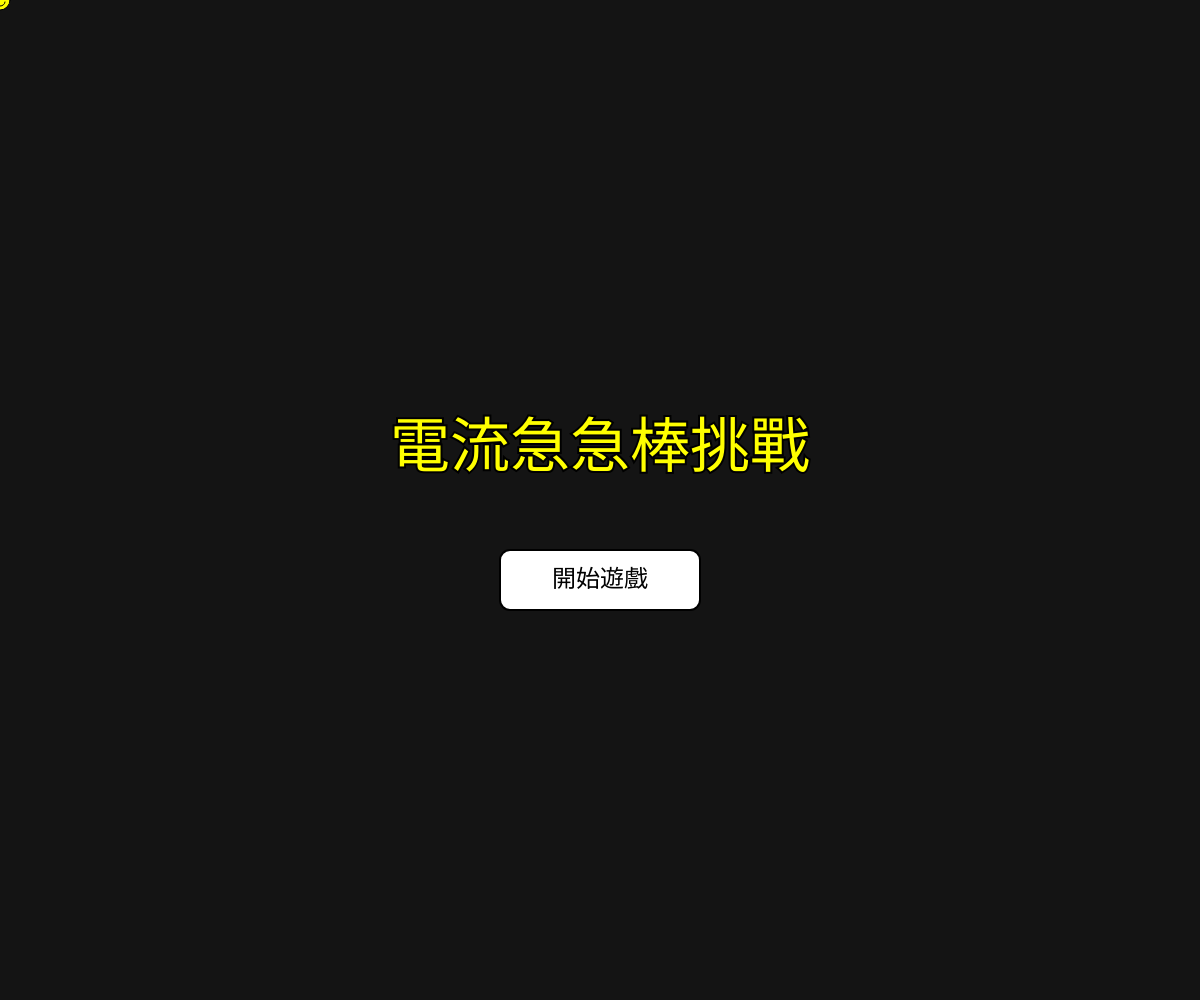
Frame 1 (no input)
Frame 60 (no input): identical to frame 1, image omitted
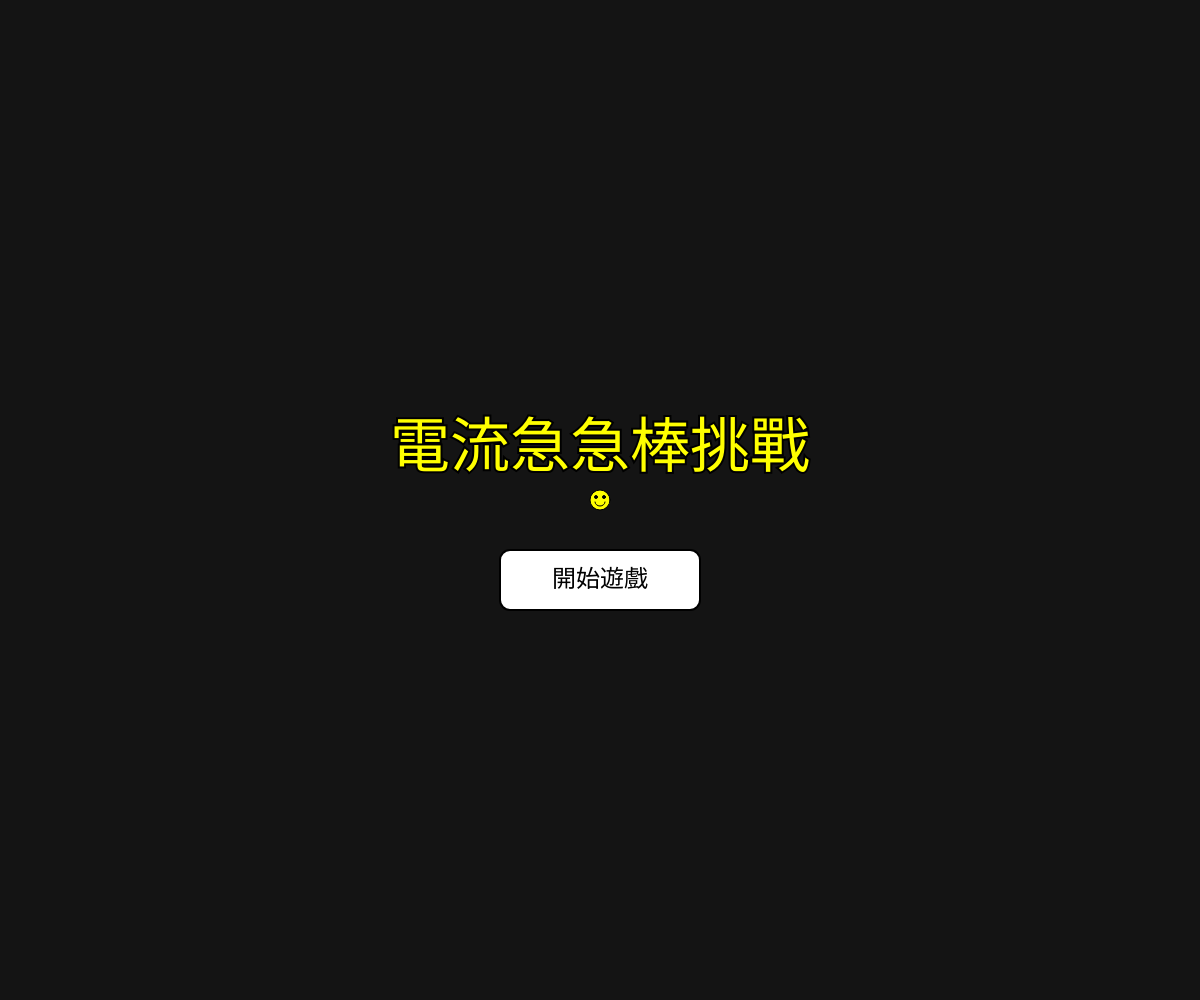
Frame 120 (the mouse pressed at the canvas centre since frame 60)

The p5.js sketch that drew these frames (run headless with seeded random() and noise() and a simulated clock; from frame 60 on, the mouse is pressed at the canvas centre):

// p5.js sketch
// ── sketch.js
// 使用比例定義路徑 (x: 0~1, y: 0~1)，這樣縮放螢幕時路徑會自動放大
let pathRatios = [
  { x: 0.05, y: 0.5 },
  { x: 0.15, y: 0.3 },
  { x: 0.3, y: 0.7 },
  { x: 0.45, y: 0.2 },
  { x: 0.6, y: 0.8 },
  { x: 0.75, y: 0.3 },
  { x: 0.85, y: 0.6 },
  { x: 0.95, y: 0.5 }
];

let gapHeights = [100, 90, 110, 95, 105, 90, 100, 100]; 
let obstacles = [];
let fireworks = [];

// 遊戲統計數據
let gameState = "MENU"; // MENU, WAIT, PLAYING, GAMEOVER, WIN
let attempts = 1;
let timer = 0;
let lastMillis = 0;
let restartBtnPos = { x: 0, y: 0, w: 200, h: 60 };

class Obstacle {
  constructor(xRatio, yRatio, range) {
    this.xRatio = xRatio;
    this.yRatio = yRatio;
    this.range = range;
    this.angle = random(TWO_PI);
  }
  update() {
    this.angle += 0.05;
  }
  draw() {
    let x = this.xRatio * width;
    let y = (this.yRatio * height) + sin(this.angle) * this.range;
    fill(255, 50, 50);
    rect(x - 5, y - 25, 10, 50);
    
    // 碰撞偵測 (與滑鼠距離)
    if (gameState === "PLAYING" && dist(mouseX, mouseY, x, y) < 25) {
      gameState = "GAMEOVER";
      attempts++; // 碰到障礙物失敗，次數加 1
    }
  }
}

function setup() {
  createCanvas(windowWidth, windowHeight);
  noCursor();
  // 初始化一些障礙物
  obstacles.push(new Obstacle(0.3, 0.7, 50));
  obstacles.push(new Obstacle(0.6, 0.8, 80));
  obstacles.push(new Obstacle(0.75, 0.3, 40));
}

function windowResized() {
  resizeCanvas(windowWidth, windowHeight);
  updateRestartBtnPos();
}

function updateRestartBtnPos() {
  restartBtnPos.x = width / 2 - 100;
  restartBtnPos.y = height / 2 + 100;
}

function draw() {
  background(20);
  updateTimer();

  if (gameState === "MENU") {
    displayMainMenu();
    return; // 主畫面時不繪製路徑
  }

  // --- 以下為遊戲中與結算畫面都會顯示的內容 ---

  // 1. 繪製路徑 (白色)
  noFill();
  stroke(255);
  strokeWeight(4);
  
  beginShape();
  for (let i = 0; i < pathRatios.length; i++) {
    vertex(pathRatios[i].x * width, pathRatios[i].y * height);
  }
  endShape();
  beginShape();
  for (let i = 0; i < pathRatios.length; i++) {
    vertex(pathRatios[i].x * width, pathRatios[i].y * height + gapHeights[i]);
  }
  endShape();

  // 2. 繪製障礙物 (僅遊戲中會碰撞)
  for (let obs of obstacles) {
    if (gameState === "PLAYING") obs.update();
    obs.draw();
  }

  // 3. 遊戲邏輯與狀態
  if (gameState === "PLAYING") {
    checkCollision();
    displayLiveStats();
  } else if (gameState === "GAMEOVER") {
    displayGameOver();
    displayLiveStats();
  } else if (gameState === "WAIT") {
    displayStartMessage();
    displayLiveStats();
    let startX = pathRatios[0].x * width;
    let startY = pathRatios[0].y * height + gapHeights[0] / 2;
    if (dist(mouseX, mouseY, startX, startY) < 15) {
      gameState = "PLAYING";
    }
  } else if (gameState === "WIN") {
    displayWin();
    spawnFireworks();
  }

  // 4. 繪製起點與終點
  drawPoint(0, color(0, 255, 0)); // 起點
  drawPoint(pathRatios.length - 1, color(255, 255, 0)); // 終點

  // 5. 繪製笑臉游標
  drawSmiley(mouseX, mouseY);
  
  // 6. 更新煙火
  for (let i = fireworks.length - 1; i >= 0; i--) {
    fireworks[i].update();
    fireworks[i].show();
    if (fireworks[i].done()) fireworks.splice(i, 1);
  }
}

function updateTimer() {
  if (gameState === "PLAYING") {
    let currentMillis = millis();
    timer += (currentMillis - lastMillis) / 1000;
    lastMillis = currentMillis;
  } else {
    lastMillis = millis(); // 暫停時重置基準點
  }
}

function drawPoint(idx, c) {
  fill(c);
  noStroke();
  let x = pathRatios[idx].x * width;
  let y = pathRatios[idx].y * height + gapHeights[idx] / 2;
  ellipse(x, y, 25, 25);
}

function drawSmiley(x, y) {
  push();
  translate(x, y);
  stroke(0);
  strokeWeight(1);
  fill(255, 255, 0);
  ellipse(0, 0, 20, 20); // 臉
  fill(0);
  ellipse(-4, -3, 3, 3); // 左眼
  ellipse(4, -3, 3, 3);  // 右眼
  noFill();
  arc(0, 2, 10, 8, 0, PI); // 嘴巴
  pop();
}

function checkCollision() {
  let startX = pathRatios[0].x * width;
  let endX = pathRatios[pathRatios.length - 1].x * width;

  if (mouseX < startX || mouseX > endX) {
    gameState = "GAMEOVER";
    attempts++; // 超出左右邊界失敗，次數加 1
    return;
  }

  let lastIdx = pathRatios.length - 1;
  let finalX = pathRatios[lastIdx].x * width;
  let finalY = pathRatios[lastIdx].y * height + gapHeights[lastIdx] / 2;
  if (dist(mouseX, mouseY, finalX, finalY) < 15) {
    gameState = "WIN";
    updateRestartBtnPos();
  }

  for (let i = 0; i < pathRatios.length - 1; i++) {
    let x1 = pathRatios[i].x * width;
    let x2 = pathRatios[i+1].x * width;

    if (mouseX >= x1 && mouseX <= x2) {
      let t = (mouseX - x1) / (x2 - x1);
      let topY = lerp(pathRatios[i].y * height, pathRatios[i+1].y * height, t);
      let bottomY = lerp(pathRatios[i].y * height + gapHeights[i], pathRatios[i+1].y * height + gapHeights[i+1], t);

      if (mouseY <= topY || mouseY >= bottomY) {
        gameState = "GAMEOVER";
        attempts++;
      }
      break;
    }
  }
}

function displayMainMenu() {
  push();
  fill(255, 255, 0); // 改用黃色
  stroke(0);        // 加上黑色描邊
  strokeWeight(4);
  textAlign(CENTER, CENTER);
  textSize(60);
  text("電流急急棒挑戰", width / 2, height / 2 - 50);
  pop();

  // 開始按鈕
  let btnW = 200, btnH = 60;
  let btnX = width / 2 - btnW / 2;
  let btnY = height / 2 + 50;
  
  push();
  fill(255);
  stroke(0);
  strokeWeight(2);
  rect(btnX, btnY, btnW, btnH, 10);
  
  fill(0);
  noStroke();
  textAlign(CENTER, CENTER); // 強制文字在接下來的座標點完全置中
  textSize(24);
  text("開始遊戲", width / 2, btnY + btnH / 2);
  pop();

  // 裝飾游標
  drawSmiley(mouseX, mouseY);
}

function displayLiveStats() {
  push();
  let boxW = 140;
  let boxH = 65;
  let x = width - boxW - 20;
  let y = 20;

  // 白框 (stroke) 紅底 (fill)
  stroke(255);
  strokeWeight(3);
  fill(255, 0, 0);
  rect(x, y, boxW, boxH, 10);

  // 文字顯示
  noStroke();
  fill(255);
  textAlign(CENTER, CENTER);
  textSize(18);
  text(`時間: ${timer.toFixed(1)}s`, x + boxW/2, y + 20);
  text(`嘗試次數: ${attempts}`, x + boxW/2, y + 45);
  pop();
}

function displayStartMessage() {
  push();
  fill(255, 255, 0); // 改用亮黃色
  stroke(0);        // 加上黑色描邊增加對比
  strokeWeight(3);
  textAlign(CENTER); 
  textSize(28);      // 稍微放大字體
  text("請將滑鼠移至 綠色起點 開始挑戰！", width / 2, 100);
  pop();
}

function displayGameOver() {
  fill(255, 50, 50); textAlign(CENTER); textSize(50);
  text("遊戲失敗！點擊畫面重試", width / 2, height / 2);
}

function displayWin() {
  // 半透明遮罩
  fill(0, 0, 0, 150);
  rect(0, 0, width, height);
  
  fill(100, 255, 100);
  textAlign(CENTER, CENTER);
  textSize(60);
  text("恭喜通關成功！", width / 2, height / 2 - 100);
  
  fill(255);
  textSize(30);
  text(`最終成績`, width / 2, height / 2 - 20);
  textSize(24);
  text(`總花費時間: ${timer.toFixed(2)} 秒`, width / 2, height / 2 + 20);
  text(`總嘗試次數: ${attempts} 次`, width / 2, height / 2 + 50);
  
  // 重新開始按鈕
  fill(255);
  rect(restartBtnPos.x, restartBtnPos.y, restartBtnPos.w, restartBtnPos.h, 10);
  fill(0);
  text("重新開始遊戲", width / 2, restartBtnPos.y + restartBtnPos.h / 2);
}

function spawnFireworks() {
  if (frameCount % 10 === 0) {
    for(let i=0; i<20; i++) {
      fireworks.push(new Particle(random(width), random(height)));
    }
  }
}

function mousePressed() {
  if (gameState === "MENU") {
    // 檢查是否點擊開始按鈕
    if (mouseX > width/2 - 100 && mouseX < width/2 + 100 && mouseY > height/2 + 50 && mouseY < height/2 + 110) {
      resetGameFull();
      gameState = "WAIT";
    }
  } else if (gameState === "GAMEOVER") {
    gameState = "WAIT";
  } else if (gameState === "WIN") {
    // 檢查是否點擊重新開始按鈕
    if (mouseX > restartBtnPos.x && mouseX < restartBtnPos.x + restartBtnPos.w && 
        mouseY > restartBtnPos.y && mouseY < restartBtnPos.y + restartBtnPos.h) {
      resetGameFull();
      gameState = "MENU";
    }
  }
}

function resetGameFull() {
  timer = 0;
  attempts = 1;
  fireworks = [];
}
